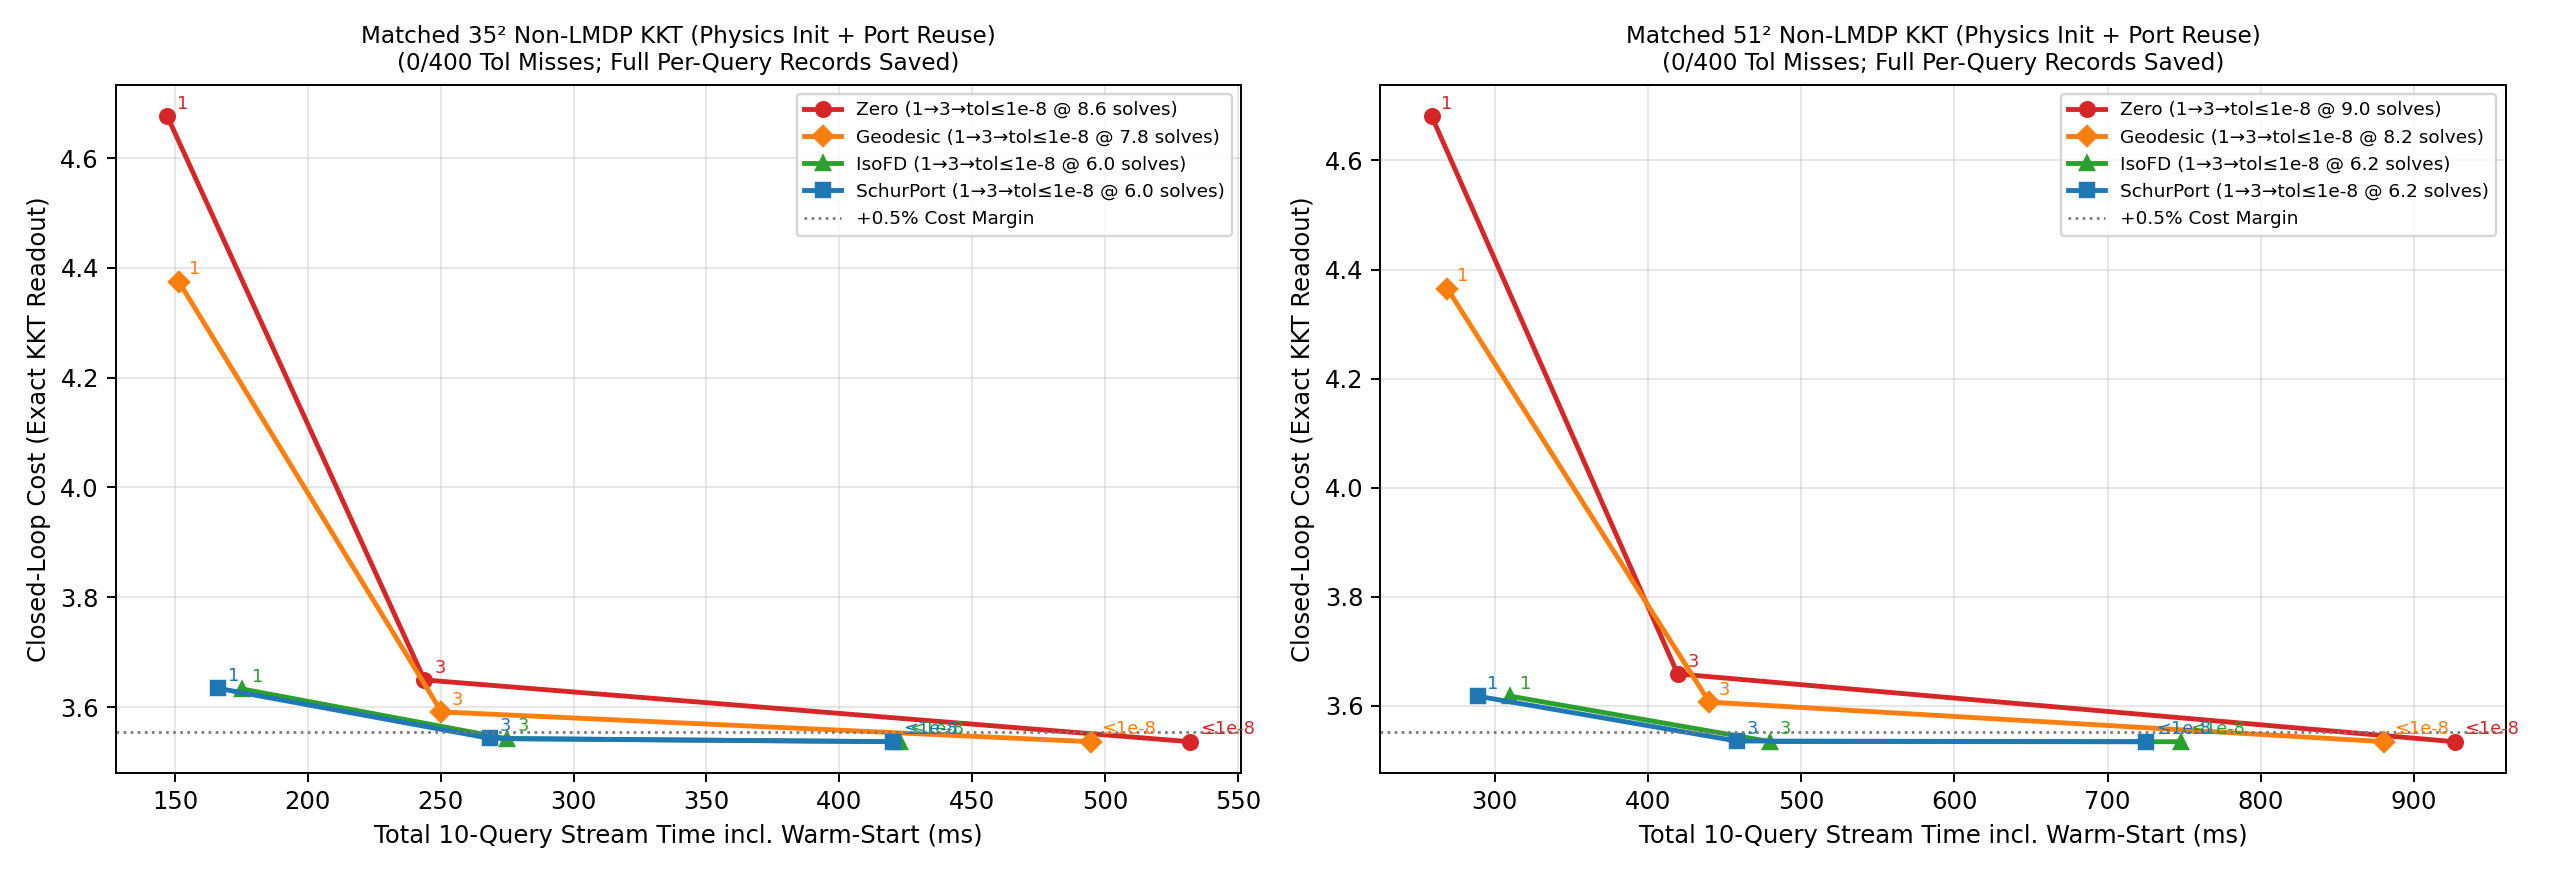

Python code for this plot:
"""Experiment 2 (`green_response` — Post-`85e2323` Audit Closure):
Same-Grid Non-LMDP Anisotropic Constrained HJB (`R = diag(0.35, 3.0)`, `u_max = 1.80`)
across 10 Maps (`5` dev + `5` held-out) x 10 Queries (`100` queries per grid on `35^2` and `51^2`):
  - Uses explicit `spec.as_isotropic_unconstrained_surrogate()` for `IsoFD` and `SchurPort` warm-starts;
  - Distinguishes `discrete_value_bellman_residual` (`<= 1e-8`, `0/800` misses) from
    `deployed_policy_discrete_residual` (`central_grad` bilinear KKT readout);
  - Persists full per-query raw records (`800` equal-tol solves + `1,600` fixed-budget solves) so every
    aggregate and paired `p`-value is 100% independently recomputable from `exp2_results.json` alone!
"""
from __future__ import annotations

import os
for _k in ("OMP_NUM_THREADS", "OPENBLAS_NUM_THREADS", "MKL_NUM_THREADS", "VECLIB_MAXIMUM_THREADS", "NUMEXPR_NUM_THREADS"):
    os.environ.setdefault(_k, "1")

import json
import sys
import time
from pathlib import Path
from typing import List, Tuple

ROOT = Path(__file__).resolve().parents[1]
if str(ROOT) not in sys.path:
    sys.path.insert(0, str(ROOT))

import matplotlib
matplotlib.use("Agg")
import matplotlib.pyplot as plt
import numpy as np

from green_response import (
    ClassicalFDSolver,
    GoalBall,
    HazardFeature,
    KrigingWorldModel,
    ProblemSpec,
    QueryTask,
    SchurPortPlanner,
    build_grid_points,
    collect_runtime_metadata,
    enforce_single_thread_env,
    eval_goal_union,
    generate_benchmark_map,
    paired_relative_noninferiority,
    paired_stats,
    sample_noisy_probes,
    simulate_closed_loop_crn,
    solve_monotone_anisotropic_constrained_hjb_2d,
)


def make_non_lmdp_queries(map_seed: int, n_queries: int = 10) -> Tuple[List[GoalBall], List[QueryTask]]:
    rng = np.random.default_rng(map_seed + 303)
    r_g = 0.22
    wps: List[GoalBall] = []
    for _ in range(6):
        for _att in range(120):
            c = rng.uniform(-1.12, 1.12, size=2)
            if all(np.linalg.norm(c - np.asarray(w.center)) >= 0.48 for w in wps):
                wps.append(GoalBall(tuple(c.tolist()), 0.0, r_g))
                break

    queries: List[QueryTask] = []
    for q_i in range(n_queries):
        picks = rng.choice(len(wps), size=2, replace=False)
        goals = (
            GoalBall(wps[picks[0]].center, 0.0, r_g),
            GoalBall(wps[picks[1]].center, float(rng.uniform(0.25, 1.05)), r_g),
        )
        starts = []
        for _ in range(2):
            for _att in range(100):
                s = rng.uniform(-1.25, 1.25, size=2)
                if all(np.linalg.norm(s - np.asarray(g.center)) > 0.48 for g in goals):
                    starts.append(tuple(s.tolist()))
                    break
        loc_h = ()
        if q_i % 3 == 1:
            mid = np.clip(0.5 * (np.asarray(starts[0]) + np.asarray(goals[0].center)), -1.15, 1.15)
            loc_h = (HazardFeature(tuple(mid.tolist()), float(rng.uniform(4.5, 8.5)), (0.20, 0.20)),)
        queries.append(QueryTask(f"nl_{q_i}", goals, tuple(starts), loc_h))
    return wps, queries


def geodesic_init_grid(pts: np.ndarray, spec: ProblemSpec, query: QueryTask, h: float) -> np.ndarray:
    eff_r = 0.75 * h * np.sqrt(2.0)
    eff_g = [GoalBall(g.center, g.phi, max(g.radius, eff_r)) for g in query.goals]
    is_g, phi_u = eval_goal_union(pts, eff_g)
    r_bar = float(np.sqrt(np.mean(spec.R_vec)))
    slope = np.sqrt(2.0 * spec.q0 * r_bar)
    v_min = np.full(len(pts), np.inf, dtype=float)
    for g in eff_g:
        d = np.maximum(0.0, np.linalg.norm(pts - np.asarray(g.center)[None, :], axis=1) - g.radius)
        v_min = np.minimum(v_min, g.phi + slope * d)
    v_min[is_g] = phi_u[is_g]
    return v_min


def run_kkt_grid_suite(grid_n: int, n_queries: int = 10, n_dev: int = 5, n_heldout: int = 5) -> dict:
    spec = ProblemSpec(
        dim=2, half_width=1.65, sigma=0.45, q0=0.50,
        r_diag=(0.35, 3.0), u_max=1.80, dt_sim=0.015, max_steps=380,
    )
    iso_surrogate = spec.as_isotropic_unconstrained_surrogate()
    map_seeds = list(range(6100, 6100 + n_dev)) + list(range(16100, 16100 + n_heldout))
    inits = ["Zero", "Geodesic", "IsoFD", "SchurPort"]
    fixed_budgets = [1, 3]

    eq_tol_sweeps = {k: [] for k in inits}
    eq_tol_stream_ms = {k: [] for k in inits}
    eq_tol_cost = {k: [] for k in inits}
    eq_tol_res = {k: [] for k in inits}
    eq_tol_dep_res = {k: [] for k in inits}
    tol_misses = {k: 0 for k in inits}

    budget_cost = {f"{k}-{st}Step": [] for k in inits for st in fixed_budgets}
    budget_ms = {f"{k}-{st}Step": [] for k in inits for st in fixed_budgets}
    budget_res = {f"{k}-{st}Step": [] for k in inits for st in fixed_budgets}
    budget_dep_res = {f"{k}-{st}Step": [] for k in inits for st in fixed_budgets}
    gt_costs = []
    per_query_records = []

    _, pts, h = build_grid_points(2, spec.half_width, grid_n)

    for idx_m, m_seed in enumerate(map_seeds):
        world = generate_benchmark_map(m_seed, dim=2, regime="narrow_barrier", with_drift=True, spec=spec)
        X_obs, q_obs, b_obs = sample_noisy_probes(world, n_probes=85, seed=m_seed + 9, include_drift=True)
        km = KrigingWorldModel(X_obs, q_obs, b_obs)
        wps, queries = make_non_lmdp_queries(m_seed, n_queries=n_queries)

        iso_fd = ClassicalFDSolver(iso_surrogate, grid_n, km.predict_q, km.predict_b)
        port_pl = SchurPortPlanner(iso_surrogate, grid_n, km.predict_q, km.predict_b, wps, initial_sectors_per_wp="L4")

        ms_eq = {"Zero": 0.0, "Geodesic": 0.0, "IsoFD": iso_fd.init_ms, "SchurPort": port_pl.op_build_ms}
        sw_eq = {k: [] for k in inits}
        cs_eq = {k: [] for k in inits}
        rs_eq = {k: [] for k in inits}
        drs_eq = {k: [] for k in inits}

        ms_bd = {
            f"{k}-{st}Step": (iso_fd.init_ms if k == "IsoFD" else (port_pl.op_build_ms if k == "SchurPort" else 0.0))
            for k in inits for st in fixed_budgets
        }
        cs_bd = {f"{k}-{st}Step": [] for k in inits for st in fixed_budgets}
        rs_bd = {f"{k}-{st}Step": [] for k in inits for st in fixed_budgets}
        drs_bd = {f"{k}-{st}Step": [] for k in inits for st in fixed_budgets}
        c_gt_q = []

        for q_i, q in enumerate(queries):
            crn_s = 8200 + 30 * idx_m + q_i
            gt_sol = solve_monotone_anisotropic_constrained_hjb_2d(spec, grid_n, world.q_hidden, world.drift, q, tol_bellman=1e-8)
            c_gt_q.append(simulate_closed_loop_crn(world, gt_sol["policy"], q, n_per_start=12, seed=crn_s)["mean_cost"])

            t0 = time.perf_counter()
            v_geo = geodesic_init_grid(pts, spec, q, h)
            t_geo = 1000.0 * (time.perf_counter() - t0)

            r_ifd = iso_fd.solve_direct(q)
            r_prt = port_pl.solve_query(q)

            init_map = {
                "Zero": (None, 0.0),
                "Geodesic": (v_geo, t_geo),
                "IsoFD": (r_ifd["V_grid"], r_ifd["solve_ms"]),
                "SchurPort": (r_prt["V_grid"], r_prt["solve_ms"]),
            }

            for k_name, (v0_arr, init_q_ms) in init_map.items():
                sol_eq = solve_monotone_anisotropic_constrained_hjb_2d(
                    spec, grid_n, km.predict_q, km.predict_b, q, V_init=v0_arr, max_iters=25, tol_bellman=1e-8
                )
                if sol_eq["discrete_value_bellman_residual"] > 1e-8:
                    tol_misses[k_name] += 1
                ms_eq[k_name] += init_q_ms + sol_eq["solve_ms"]
                sw_eq[k_name].append(sol_eq["sweeps_used"])
                rs_eq[k_name].append(sol_eq["discrete_value_bellman_residual"])
                drs_eq[k_name].append(sol_eq["deployed_policy_discrete_residual"])
                sim_eq = simulate_closed_loop_crn(world, sol_eq["policy"], q, n_per_start=12, seed=crn_s)
                cs_eq[k_name].append(sim_eq["mean_cost"])

                q_rec = {
                    "map_seed": m_seed,
                    "query_idx": q_i,
                    "crn_seed": crn_s,
                    "init": k_name,
                    "init_query_ms": init_q_ms,
                    "eq_tol_sweeps": sol_eq["sweeps_used"],
                    "eq_tol_solve_ms": sol_eq["solve_ms"],
                    "eq_tol_grid_bellman_res": sol_eq["discrete_value_bellman_residual"],
                    "eq_tol_deployed_policy_res": sol_eq["deployed_policy_discrete_residual"],
                    "eq_tol_cost": sim_eq["mean_cost"],
                    "budgets": {},
                }

                for st in fixed_budgets:
                    bkey = f"{k_name}-{st}Step"
                    sol_b = solve_monotone_anisotropic_constrained_hjb_2d(
                        spec, grid_n, km.predict_q, km.predict_b, q, V_init=v0_arr, max_iters=st, tol_bellman=None
                    )
                    ms_bd[bkey] += init_q_ms + sol_b["solve_ms"]
                    rs_bd[bkey].append(sol_b["discrete_value_bellman_residual"])
                    drs_bd[bkey].append(sol_b["deployed_policy_discrete_residual"])
                    sim_b = simulate_closed_loop_crn(world, sol_b["policy"], q, n_per_start=12, seed=crn_s)
                    cs_bd[bkey].append(sim_b["mean_cost"])
                    q_rec["budgets"][str(st)] = {
                        "solve_ms": sol_b["solve_ms"],
                        "grid_bellman_res": sol_b["discrete_value_bellman_residual"],
                        "deployed_policy_res": sol_b["deployed_policy_discrete_residual"],
                        "cost": sim_b["mean_cost"],
                    }
                per_query_records.append(q_rec)

        gt_costs.append(float(np.mean(c_gt_q)))
        for k in inits:
            eq_tol_sweeps[k].append(float(np.mean(sw_eq[k])))
            eq_tol_stream_ms[k].append(ms_eq[k])
            eq_tol_cost[k].append(float(np.mean(cs_eq[k])))
            eq_tol_res[k].append(float(np.max(rs_eq[k])))
            eq_tol_dep_res[k].append(float(np.mean(drs_eq[k])))
            for st in fixed_budgets:
                bkey = f"{k}-{st}Step"
                budget_cost[bkey].append(float(np.mean(cs_bd[bkey])))
                budget_ms[bkey].append(ms_bd[bkey])
                budget_res[bkey].append(float(np.mean(rs_bd[bkey])))
                budget_dep_res[bkey].append(float(np.mean(drs_bd[bkey])))
        print(
            f"  [KKT {grid_n}^2 Map {idx_m+1}/10] Tol<=1e-8 Solves: Zero={eq_tol_sweeps['Zero'][-1]:.2f} ({eq_tol_stream_ms['Zero'][-1]:.0f}ms), "
            f"IsoFD={eq_tol_sweeps['IsoFD'][-1]:.2f} ({eq_tol_stream_ms['IsoFD'][-1]:.0f}ms), "
            f"Port={eq_tol_sweeps['SchurPort'][-1]:.2f} ({eq_tol_stream_ms['SchurPort'][-1]:.0f}ms)",
            flush=True,
        )

    ref_conv_cost = np.array(eq_tol_cost["Zero"])
    ref_conv_ms = np.array(eq_tol_stream_ms["Zero"])
    iso_conv_ms = np.array(eq_tol_stream_ms["IsoFD"])

    return {
        "grid_n": grid_n,
        "spec": {"r_diag": [0.35, 3.0], "u_max": 1.80, "sigma": 0.45, "q0": 0.50},
        "policy_readout": "central_grad_bilinear_exact_anisotropic_constrained_kkt",
        "primary_noninferiority_estimand": "linearized_contrast_vs_0 (E[C_method - 1.005 * C_ref] < 0)",
        "inner_kkt_bisection_steps": 56,
        "n_maps_total": len(map_seeds),
        "dev_seeds": map_seeds[:n_dev],
        "heldout_seeds": map_seeds[n_dev:],
        "n_queries_per_map": n_queries,
        "ground_truth_converged_mean_cost": float(np.mean(gt_costs)),
        "same_grid_gp_info_gap": paired_stats(ref_conv_cost - np.array(gt_costs)),
        "equal_bellman_tol_1e_minus_8": {
            k: {
                "mean_linear_solves": float(np.mean(eq_tol_sweeps[k])),
                "heldout_mean_linear_solves": float(np.mean(eq_tol_sweeps[k][n_dev:])),
                "mean_stream_ms": float(np.mean(eq_tol_stream_ms[k])),
                "heldout_stream_ms": float(np.mean(eq_tol_stream_ms[k][n_dev:])),
                "equal_tol_speedup_vs_zero_init": float(np.mean(ref_conv_ms) / np.mean(eq_tol_stream_ms[k])),
                "incremental_speedup_vs_isofd": float(np.mean(iso_conv_ms) / np.mean(eq_tol_stream_ms[k])),
                "mean_cost": float(np.mean(eq_tol_cost[k])),
                "max_discrete_value_bellman_residual": float(np.max(eq_tol_res[k])),
                "mean_deployed_central_readout_discrete_residual": float(np.mean(eq_tol_dep_res[k])),
                "tolerance_miss_count_of_100": int(tol_misses[k]),
                "per_map_stream_ms": eq_tol_stream_ms[k],
                "per_map_costs": eq_tol_cost[k],
            }
            for k in inits
        },
        "fixed_budget_polish_empirical_early_stop": {
            bkey: {
                "mean_cost_all10": float(np.mean(budget_cost[bkey])),
                "mean_cost_heldout5": float(np.mean(budget_cost[bkey][n_dev:])),
                "mean_stream_ms": float(np.mean(budget_ms[bkey])),
                "speedup_vs_zero_tol_1e_8": float(np.mean(ref_conv_ms) / np.mean(budget_ms[bkey])),
                "mean_discrete_value_bellman_residual": float(np.mean(budget_res[bkey])),
                "mean_deployed_central_readout_discrete_residual": float(np.mean(budget_dep_res[bkey])),
                "relative_NI_0_5pct_vs_converged_all10": paired_relative_noninferiority(
                    budget_cost[bkey], ref_conv_cost, rel_margin_pct=0.5
                ),
                "relative_NI_0_5pct_vs_converged_heldout5": paired_relative_noninferiority(
                    budget_cost[bkey][n_dev:], ref_conv_cost[n_dev:], rel_margin_pct=0.5
                ),
                "per_map_stream_ms": budget_ms[bkey],
                "per_map_costs": budget_cost[bkey],
            }
            for bkey in budget_cost
        },
        "per_query_records": per_query_records,
    }


def plot_exp2(g35: dict, g51: dict, out_png: Path) -> None:
    fig, axes = plt.subplots(1, 2, figsize=(14.6, 5.0))
    for ax, data, lbl_g in [(axes[0], g35, "35²"), (axes[1], g51, "51²")]:
        colors = {"Zero": "#d62728", "Geodesic": "#ff7f0e", "IsoFD": "#2ca02c", "SchurPort": "#1f77b4"}
        markers = {"Zero": "o", "Geodesic": "D", "IsoFD": "^", "SchurPort": "s"}
        fb = data["fixed_budget_polish_empirical_early_stop"]
        eq = data["equal_bellman_tol_1e_minus_8"]
        for k in ("Zero", "Geodesic", "IsoFD", "SchurPort"):
            t_pts = [fb[f"{k}-1Step"]["mean_stream_ms"], fb[f"{k}-3Step"]["mean_stream_ms"], eq[k]["mean_stream_ms"]]
            c_pts = [fb[f"{k}-1Step"]["mean_cost_all10"], fb[f"{k}-3Step"]["mean_cost_all10"], eq[k]["mean_cost"]]
            sw_eq = eq[k]["mean_linear_solves"]
            ax.plot(t_pts, c_pts, marker=markers[k], color=colors[k], lw=2.0, label=f"{k} (1→3→tol≤1e-8 @ {sw_eq:.1f} solves)")
            for tag, tx, cy in zip(["1", "3", "≤1e-8"], t_pts, c_pts):
                ax.annotate(tag, (tx, cy), xytext=(4, 3), textcoords="offset points", fontsize=7.3, color=colors[k])

        conv_c = eq["Zero"]["mean_cost"]
        ax.axhline(conv_c * 1.005, color="#777777", ls=":", lw=1.1, label="+0.5% Cost Margin")
        ax.set_xlabel("Total 10-Query Stream Time incl. Warm-Start (ms)")
        ax.set_ylabel("Closed-Loop Cost (Exact KKT Readout)")
        ax.set_title(f"Matched {lbl_g} Non-LMDP KKT (Physics Init + Port Reuse)\n(0/400 Tol Misses; Full Per-Query Records Saved)", fontsize=9.5)
        ax.grid(True, alpha=0.3)
        ax.legend(fontsize=7.6)

    plt.tight_layout()
    plt.savefig(out_png, dpi=175)
    plt.close(fig)


def main():
    enforce_single_thread_env()
    print("=== Exp 2 (35^2): Exact-KKT Non-LMDP Suite (10 Maps x 10 Queries) ===", flush=True)
    g35 = run_kkt_grid_suite(grid_n=35, n_queries=10)
    print("\n=== Exp 2 (51^2): Exact-KKT Non-LMDP Suite (10 Maps x 10 Queries) ===", flush=True)
    g51 = run_kkt_grid_suite(grid_n=51, n_queries=10)

    out_dir = Path(__file__).resolve().parent
    payload = {"metadata": collect_runtime_metadata(), "grid_35": g35, "grid_51": g51}
    (out_dir / "exp2_results.json").write_text(json.dumps(payload, indent=2), encoding="utf-8")
    plot_exp2(g35, g51, out_dir / "exp2_nonlmdp_kkt.png")
    print("Saved exp2_results.json and exp2_nonlmdp_kkt.png", flush=True)


if __name__ == "__main__":
    main()
